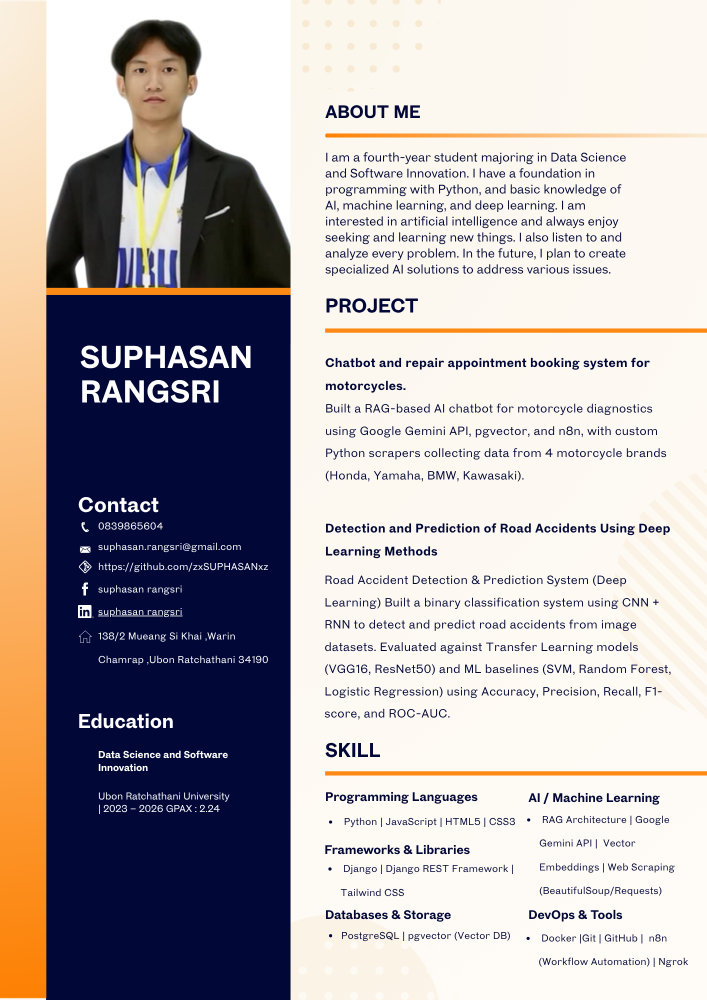
#> input picture suphasan_rangsri.png, 1414 x 2000 px (shown at 1/2 size)
$ python add_logo.py --src ../suphasan_rangsri.png
#> lines starting #> are read from the running program, lines starting #| are printed output that depends on the picture
#!/usr/bin/env python3
"""
Helper to install THE_ONE logo and create a 32x32 favicon.

Usage:
  python scripts/add_logo.py --src uploads/the_one_source.png

If the `uploads` folder contains the source image (for example from a chat attachment),
this script copies it to `static/images/the_one_logo.png` and also writes
`static/images/the_one_favicon.png` resized to 32x32.

Requires: Pillow (`pip install pillow`)
"""
import argparse
import os
from PIL import Image


def ensure_dir(path: str):
    os.makedirs(path, exist_ok=True)


def install_logo(src_path: str, dest_dir: str = "static/images"):
#> called with src_path = '../suphasan_rangsri.png', dest_dir = 'static/images'
    ensure_dir(dest_dir)
    logo_dest = os.path.join(dest_dir, "the_one_logo.png")
    favicon_dest = os.path.join(dest_dir, "the_one_favicon.png")

    if not os.path.isfile(src_path):
        raise FileNotFoundError(f"Source image not found: {src_path}")

    with Image.open(src_path) as img:
        # Save main logo (convert to RGBA to preserve transparency)
#> img is the input picture: PIL image 1414x2000 RGB; mean R, G, B 177.6, 171.3, 174
        logo = img.convert("RGBA")
        logo.save(logo_dest, format="PNG")

        # Create favicon (32x32)
        fav = logo.copy()
        fav.thumbnail((32, 32), Image.LANCZOS)
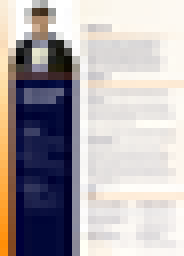
#> fav: PIL image 23x32 RGBA (shown 8 times larger); mean R, G, B, A 177.6, 171.4, 173.8, 255
        # Ensure exact size 32x32 by pasting onto transparent background if needed
        if fav.size != (32, 32):
            canvas = Image.new("RGBA", (32, 32), (0, 0, 0, 0))
#> canvas: PIL image 32x32 RGBA; every value is 0
            x = (32 - fav.width) // 2
#> x = 4
            y = (32 - fav.height) // 2
#> y = 0
            canvas.paste(fav, (x, y), fav)
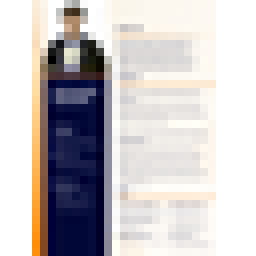
#> canvas: PIL image 32x32 RGBA (shown 8 times larger); mean R, G, B, A 127.7, 123.2, 124.9, 183.3; transparent parts drawn white
            canvas.save(favicon_dest, format="PNG")
        else:
            fav.save(favicon_dest, format="PNG")

    return logo_dest, favicon_dest


def main():
    parser = argparse.ArgumentParser()
    parser.add_argument("--src", required=True, help="Path to source image (PNG/JPEG)")
    parser.add_argument("--dest", default="static/images", help="Destination images directory")
    args = parser.parse_args()

    try:
        logo, favicon = install_logo(args.src, args.dest)
        print(f"Installed logo: {logo}")
        print(f"Installed favicon: {favicon}")
    except Exception as e:
        print("Error:", e)
        raise


if __name__ == "__main__":
    main()
